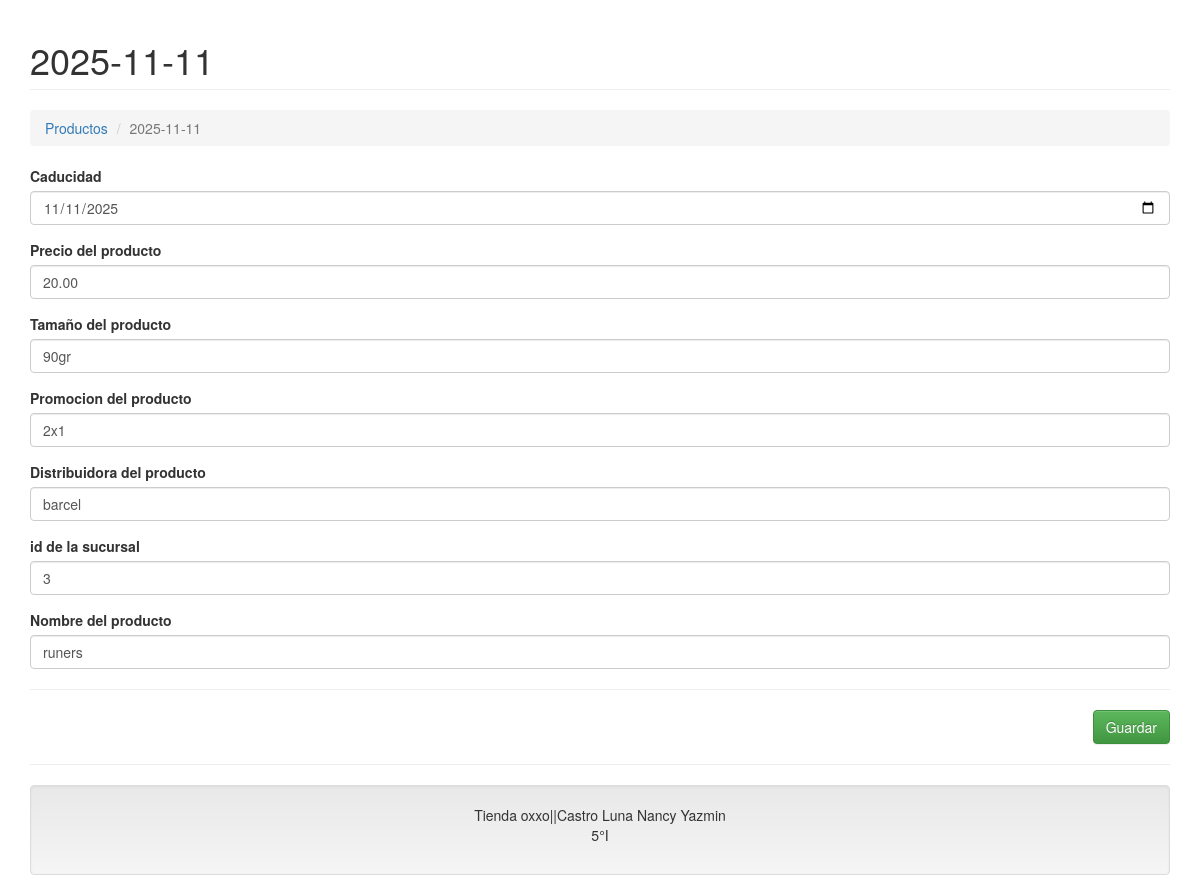
The page /?c=Persona&a=Crud&Idproducto=1 on the database its author committed.
### tables this page shows
CREATE TABLE `persona` (
  `Idproducto` int(11) NOT NULL,
  `caducidad` date NOT NULL,
  `precio` varchar(50) NOT NULL,
  `tamano` varchar(50) NOT NULL,
  `promocion` varchar(255) NOT NULL,
  `distribuidora` varchar(50) NOT NULL,
  `idSucursal` int(11) NOT NULL,
  `nombreProduc` varchar(50) NOT NULL
);

### Controller/persona.controller.php (called while the page is built, shortened)
<?php
require_once 'Model/persona.php';
class PersonaController{
    private $model;
    public function __CONSTRUCT(){
        $this->model = new Persona();
    }
    public function Crud(){
        $alm = new Persona();
        if(isset($_REQUEST['Idproducto'])){
            $alm = $this->model->getting($_REQUEST['Idproducto']);
        }
        require_once 'View/header.php';
        require_once 'View/persona-editar.php';
        require_once 'View/footer.php';
    }
}

### Model/conexion.php (called while the page is built)
<?php
class Conexion
{
    public static function StartUp()
    {
        $pdo = new PDO('mysql:host=localhost;dbname=oxxo;charset=utf8', 'root', '');
        $pdo->setAttribute(PDO::ATTR_ERRMODE, PDO::ERRMODE_EXCEPTION);
        return $pdo;
    }
}
?>

### Model/persona.php (called while the page is built, shortened)
<?php
class Persona
{
	private $pdo;
	public function __CONSTRUCT()
	{
		try
		{
			$this->pdo = Conexion::StartUp();
		}
		catch(Exception $e)
		{
			die($e->getMessage());
		}
	}
	public function getting($Idproducto)
	{
		try
		{
			$stm = $this->pdo
			          ->prepare("SELECT * FROM persona WHERE Idproducto = ?");
			$stm->execute(array($Idproducto));
			return $stm->fetch(PDO::FETCH_OBJ);
		} catch (Exception $e)
		{
			die($e->getMessage());
		}
	}
}
?>

### View/persona-editar.php (the view, shortened to what this page needs)
<h1 class="page-header">
    <?php echo $alm->Idproducto != null ? $alm->caducidad : 'Nuevo Registro'; ?>
</h1>
<ol class="breadcrumb">
  <li><a href="?c=Persona">Productos</a></li>
  <li class="active"><?php echo $alm->Idproducto != null ? $alm->caducidad : 'Nuevo Registro'; ?></li>
</ol>
<form action="?c=Persona&a=Guardar" method="post" enctype="multipart/form-data">
    <div class="form-group">
        <label>Caducidad</label>
        <input type="date" name="caducidad" value="<?php echo $alm->caducidad; ?>" class="form-control" placeholder="Ingrese su nombre y Apellido" data-validacion-tipo="requerido|min:3" />
    </div>
    <div class="form-group">
        <label>Precio del producto</label>
        <input type="text" name="precio" value="<?php echo $alm->precio; ?>" class="form-control"
        placeholder="Ingrese el precio" data-validacion-tipo="requerido|min:7" />
    </div>
    <div class="form-group">
        <label>Tamaño del producto</label>
        <input type="text" name="tamano" value="<?php echo $alm->tamano; ?>" class="form-control"
        placeholder="Ingrese el precio del producto" data-validacion-tipo="requerido|min:5" />
    </div>
    <div class="form-group">
        <label>Promocion del producto</label>
        <input type="text" name="promocion" value="<?php echo $alm->promocion; ?>" class="form-control"
        placeholder="Ingrese si su producto cuenta con promocion" data-validacion-tipo="requerido|min:8" />
    </div>
    <div class="form-group">
        <label>Distribuidora del producto</label>
        <input type="text" name="distribuidora" value="<?php echo $alm->distribuidora; ?>" class="form-control"
         placeholder="Ingrese la distribuidora del producto" data-validacion-tipo="requerido|min:5" />
    </div>
    <div class="form-group">
        <label>id de la sucursal</label>
        <input type="text" name="idSucursal" value="<?php echo $alm->idSucursal; ?>" class="form-control"
         placeholder="Ingrese el id de la sucursal" data-validacion-tipo="requerido|min:5" />
    </div>
    <div class="form-group">
        <label>Nombre del producto</label>
        <input type="text" name="nombreProduc" value="<?php echo $alm->nombreProduc; ?>" class="form-control"
         placeholder="Ingrese el id de la sucursal" data-validacion-tipo="requerido|min:5" />
    </div>
    <hr />
    <div class="text-right">
        <button class="btn btn-success">Guardar</button>
    </div>
</form>

### rows shown on the page
persona: caducidad "2025-11-11", caducidad "11/11/2025", precio "20.00", tamano "90gr", promocion "2x1", distribuidora "barcel", idSucursal "3", nombreProduc "runers"
